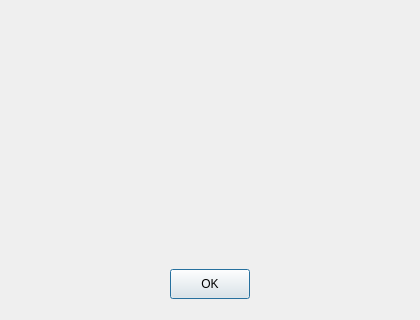
<?xml version="1.0" encoding="UTF-8"?>
<ui version="4.0">
 <class>DialogAbout</class>
 <widget class="QDialog" name="DialogAbout">
  <property name="windowModality">
   <enum>Qt::ApplicationModal</enum>
  </property>
  <property name="geometry">
   <rect>
    <x>0</x>
    <y>0</y>
    <width>420</width>
    <height>320</height>
   </rect>
  </property>
  <property name="windowIcon">
   <iconset resource="resources.qrc">
    <normaloff>:/qspeedtest/icons.ico</normaloff>:/qspeedtest/icons.ico</iconset>
  </property>
  <layout class="QVBoxLayout" name="verticalLayout_2">
   <item>
    <layout class="QHBoxLayout" name="horizontalLayout_2">
     <item>
      <spacer name="horizontalSpacer_4">
       <property name="orientation">
        <enum>Qt::Horizontal</enum>
       </property>
       <property name="sizeHint" stdset="0">
        <size>
         <width>40</width>
         <height>20</height>
        </size>
       </property>
      </spacer>
     </item>
     <item>
      <layout class="QVBoxLayout" name="verticalLayout">
       <item>
        <widget class="QLabel" name="labelLogo">
         <property name="text">
          <string/>
         </property>
         <property name="pixmap">
          <pixmap resource="resources.qrc">:/qspeedtest/logo.png</pixmap>
         </property>
        </widget>
       </item>
       <item>
        <widget class="QLabel" name="labelProgramNameVersion">
         <property name="alignment">
          <set>Qt::AlignCenter</set>
         </property>
        </widget>
       </item>
      </layout>
     </item>
     <item>
      <spacer name="horizontalSpacer_3">
       <property name="orientation">
        <enum>Qt::Horizontal</enum>
       </property>
       <property name="sizeHint" stdset="0">
        <size>
         <width>40</width>
         <height>20</height>
        </size>
       </property>
      </spacer>
     </item>
    </layout>
   </item>
   <item>
    <layout class="QVBoxLayout" name="verticalLayout_4">
     <item>
      <widget class="QLabel" name="labelCopyright">
       <property name="alignment">
        <set>Qt::AlignCenter</set>
       </property>
      </widget>
     </item>
     <item>
      <widget class="QLabel" name="labelDescription">
       <property name="alignment">
        <set>Qt::AlignCenter</set>
       </property>
       <property name="wordWrap">
        <bool>true</bool>
       </property>
      </widget>
     </item>
     <item>
      <layout class="QVBoxLayout" name="verticalLayout_5">
       <item>
        <widget class="QLabel" name="labelHomepage">
         <property name="alignment">
          <set>Qt::AlignCenter</set>
         </property>
        </widget>
       </item>
       <item>
        <widget class="QLabel" name="labelDownloadPage">
         <property name="alignment">
          <set>Qt::AlignCenter</set>
         </property>
        </widget>
       </item>
      </layout>
     </item>
    </layout>
   </item>
   <item>
    <layout class="QHBoxLayout" name="horizontalLayout_3">
     <property name="topMargin">
      <number>20</number>
     </property>
     <property name="bottomMargin">
      <number>10</number>
     </property>
     <item>
      <spacer name="horizontalSpacer_5">
       <property name="orientation">
        <enum>Qt::Horizontal</enum>
       </property>
       <property name="sizeHint" stdset="0">
        <size>
         <width>40</width>
         <height>20</height>
        </size>
       </property>
      </spacer>
     </item>
     <item>
      <widget class="QPushButton" name="pushButtonOK">
       <property name="minimumSize">
        <size>
         <width>80</width>
         <height>30</height>
        </size>
       </property>
       <property name="text">
        <string>OK</string>
       </property>
      </widget>
     </item>
     <item>
      <spacer name="horizontalSpacer_6">
       <property name="orientation">
        <enum>Qt::Horizontal</enum>
       </property>
       <property name="sizeHint" stdset="0">
        <size>
         <width>40</width>
         <height>20</height>
        </size>
       </property>
      </spacer>
     </item>
    </layout>
   </item>
  </layout>
 </widget>
 <resources>
  <include location="resources.qrc"/>
 </resources>
 <connections/>
</ui>
